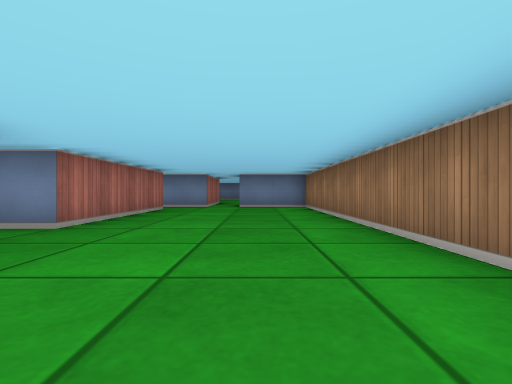
[1] (above)

21 first-person views from a walk through a cub3D level. The camera is about half as high as the walls, looks level and sees 85° across. The floor is counted in squares. Each view is taken from the middle of a square. On the plan, view 1 faces up. The plan holds only what a view shows up to about 9 squares ahead; the rest is blank.

[2]
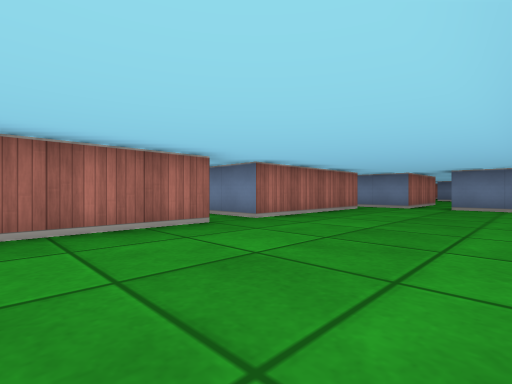

[3]
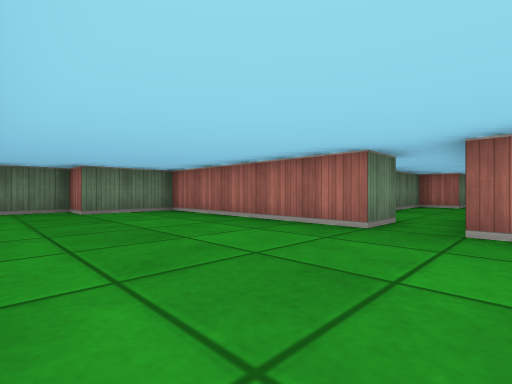

[4]
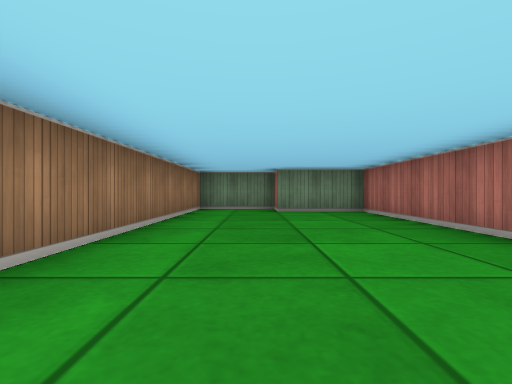

[5]
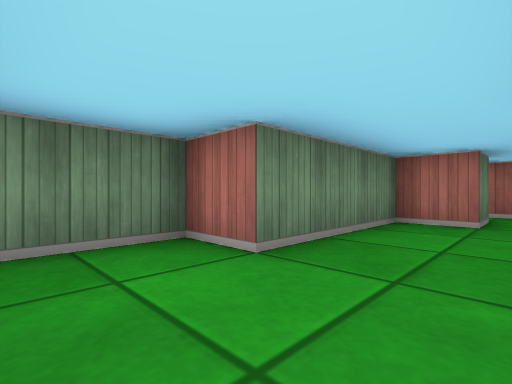

[6]
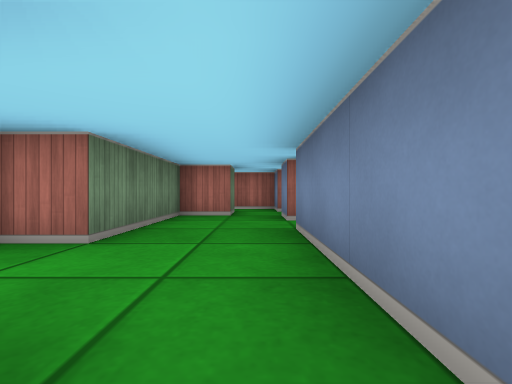

[7]
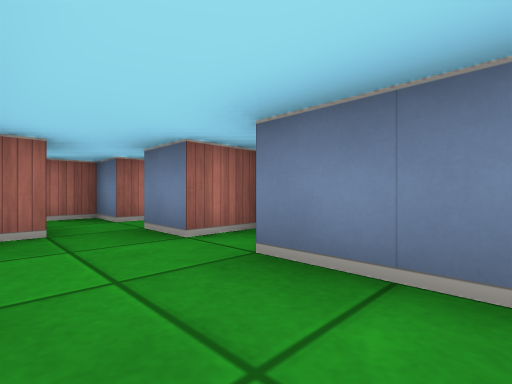

[8]
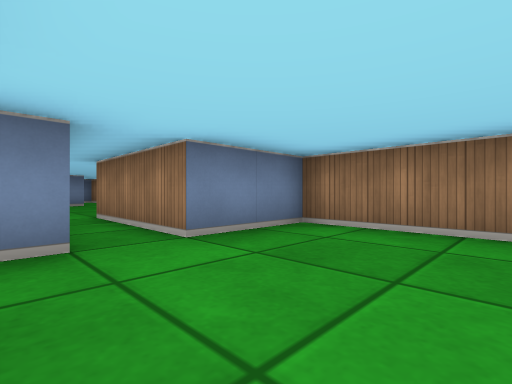

[9]
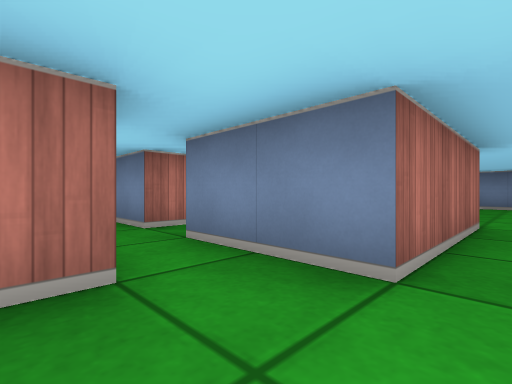

[10]
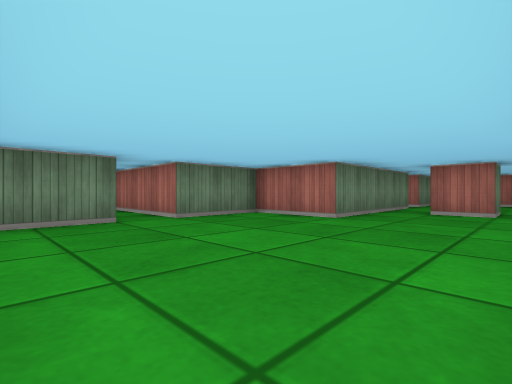

[11]
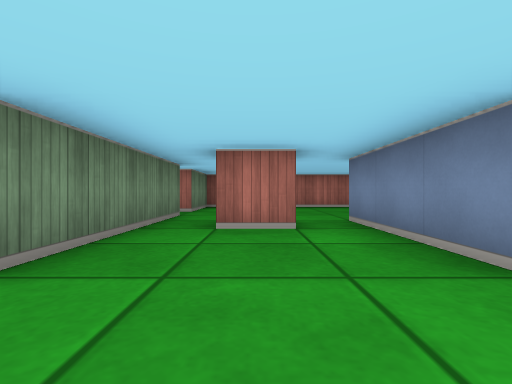

[12]
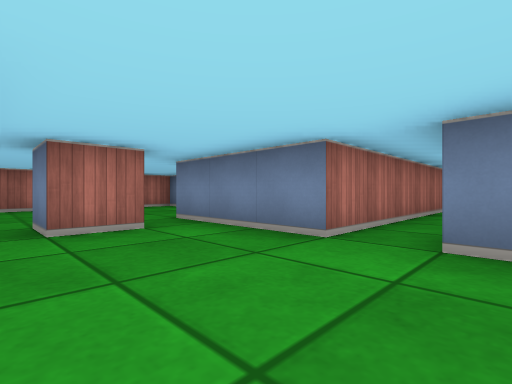

[13]
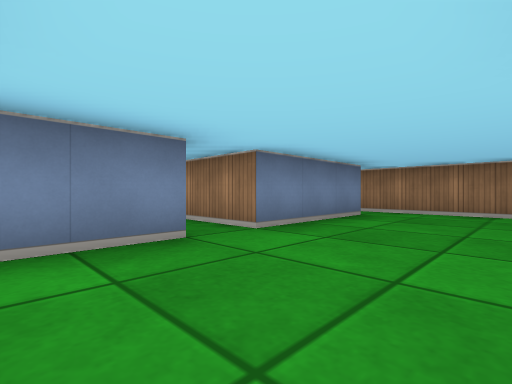

[14]
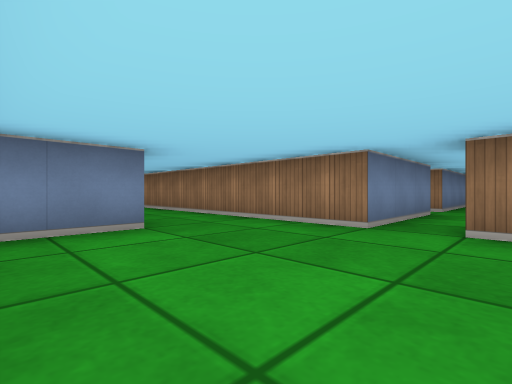

[15]
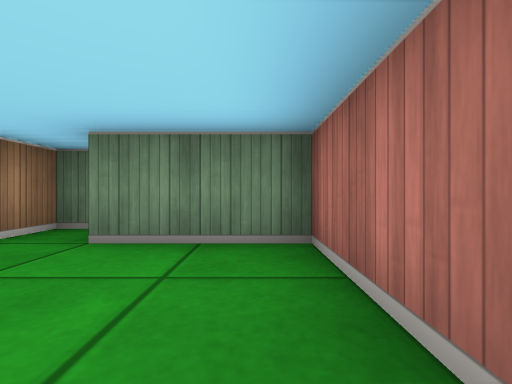

[16]
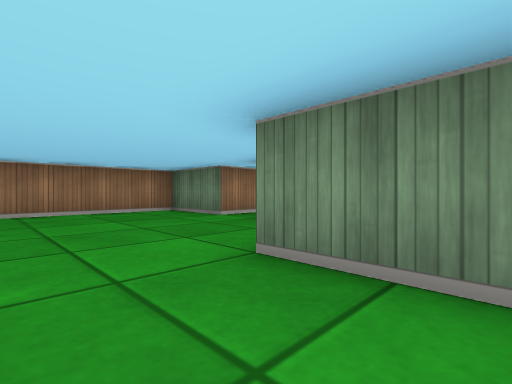

[17]
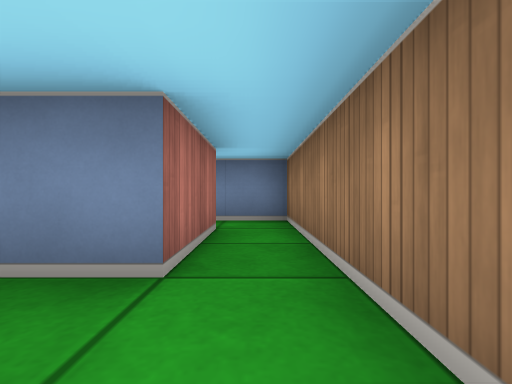

[18]
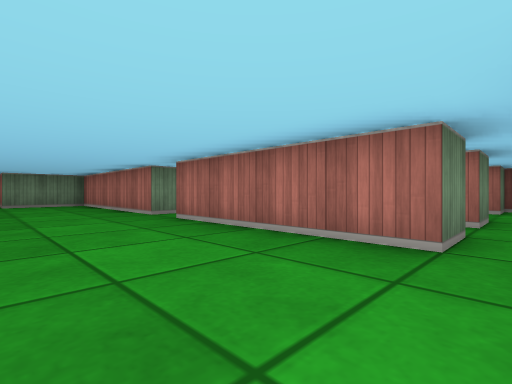

[19]
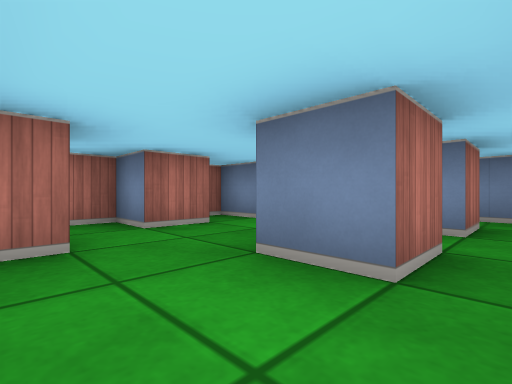

[20]
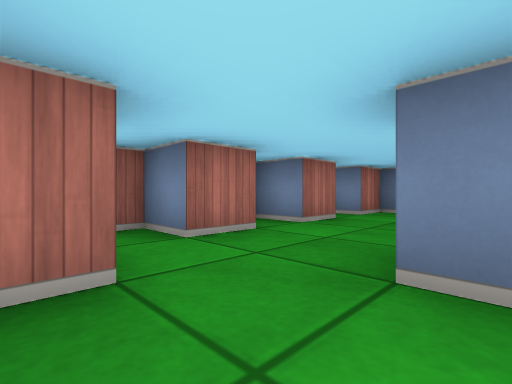

[21]
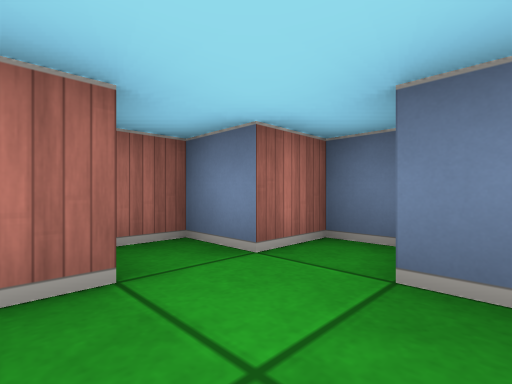

### Floor plan
Ten units are one square. View 1 is at (0, 0); x grows to the right and y downward. Boxes are objects, and circles mark ways between rooms. Rooms are numbered by the first view taken in them; rooms with no view inside come last. Other rooms are left out.
<svg viewBox="-110 -190 130 230">
<path fill="none" stroke="#000" d="M-35 -25 -25 -25 -25 25 -5 25 -5 35 15 35 15 -85 -5 -85M-35 -75 -25 -75 -25 -35 -35 -35M-15 -85 -35 -85M-75 -35 -85 -35M-95 -25 -85 -25 -85 -15 -55 -15 -55 -5 -40 -5M-95 -35 -105 -35 -105 -24M-35 -35 -65 -35M-65 -155 -55 -155 -55 -145 -65 -145M-35 -185 -35 -165 -65 -165 -65 -175M-80 -125 -75 -125 -75 -135 -35 -135 -35 -115 -15 -115 -15 -85M5 -165 -25 -165 -25 -182M-84 -185 -102 -185M-105 -182 -105 -135 -85 -135M-5 -85 -5 -115 15 -115 15 -165M-55 -75 -45 -75 -45 -65 -55 -65M-45 -95 -45 -85 -55 -85M-75 -96 -75 -85 -85 -85 -85 -75 -75 -75 -75 -65 -85 -65 -85 -59M-65 -56 -65 -50M-41 -105 -65 -105M-68 -115 -75 -115 -75 -105 -85 -105 -85 -98"/>
<circle cx="-30" cy="-30" r="3" fill="#2a7"/>
<circle cx="-10" cy="-80" r="3" fill="#2a7"/>
<circle cx="-30" cy="-80" r="3" fill="#2a7"/>
<text x="-10" y="-30">1</text>
<text x="-70" y="-20">2</text>
<text x="-40" y="-150">3</text>
<text x="-60" y="-80">4</text>
</svg>
Room 1 opens to room 2. Room 1 opens to room 3. Room 1 opens to room 4.

Where each view was taken, in squares from view 1:
view 1: 0 up, 0 right, facing up
view 2: 0 up, 1 right, facing up-left
view 3: 4 up, 1 right, facing down-left
view 4: 4 up, 0 right, facing down
view 5: 3 up, 4 left, facing down-left
view 6: 3 up, 3 left, facing left
view 7: 2 up, 5 left, facing up-left
view 8: 6 up, 2 left, facing up-right
view 9: 7 up, 1 left, facing up-left
view 10: 16 up, 1 right, facing down-left
view 11: 15 up, 2 left, facing left
view 12: 14 up, 2 left, facing up-left
view 13: 14 up, 5 left, facing up-right
view 14: 15 up, 10 left, facing up-right
view 15: 16 up, 10 left, facing down
view 16: 15 up, 5 left, facing down-right
view 17: 15 up, 1 right, facing up
view 18: 8 up, 0 right, facing down-left
view 19: 5 up, 4 left, facing up-left
view 20: 5 up, 5 left, facing up-left
view 21: 9 up, 6 left, facing up-left
